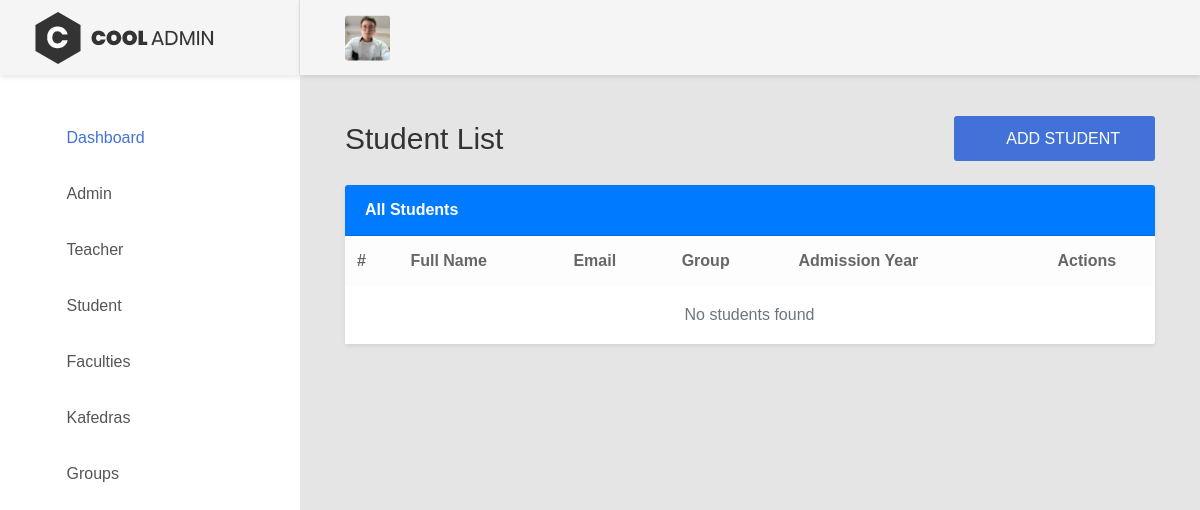
Page /dashboard/student/list/ on the earlier database version.
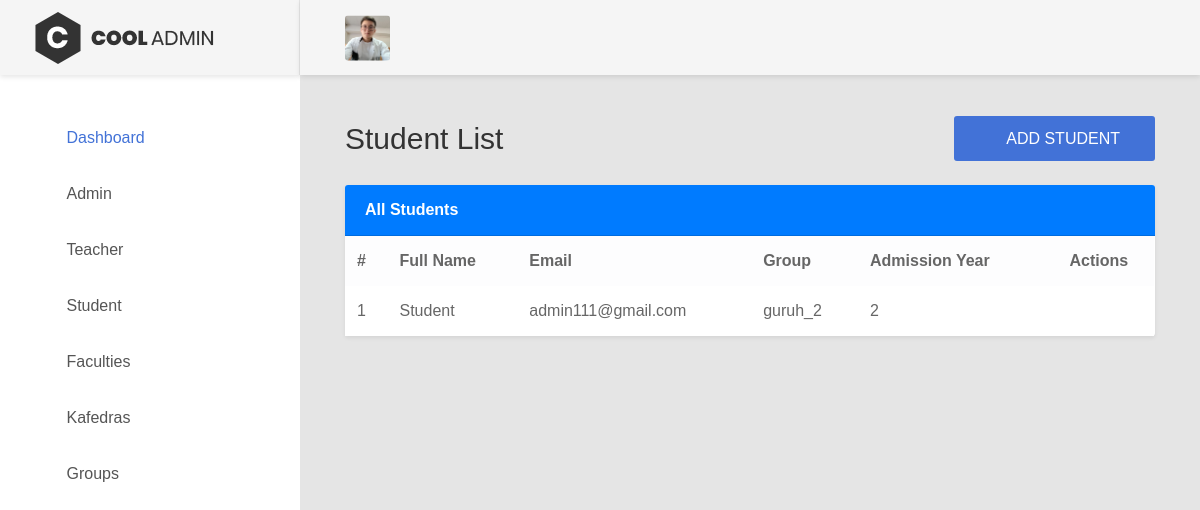
Same page on the later database version.
### unver/models.py (models this page shows, shortened)
class Students(models.Model):
    user = models.OneToOneField('Users', on_delete=models.CASCADE)
    group = models.ForeignKey(Groups, on_delete=models.CASCADE)
    admission_year = models.IntegerField()
    class Meta:
        managed = True
        db_table = 'Students'

class Users(AbstractBaseUser, PermissionsMixin):
    username = models.CharField(max_length=150, unique=True)
    full_name = models.CharField(max_length=255)
    email = models.EmailField(null=True, blank=True)
    role = models.ForeignKey('Roles', on_delete=models.SET_NULL, null=True, blank=True)
    is_active = models.BooleanField(default=True)
    is_staff = models.BooleanField(default=False)
    date_joined = models.DateTimeField(auto_now_add=True)
    USERNAME_FIELD = 'username'
    REQUIRED_FIELDS = ['full_name']
    objects = CustomUserManager()
    class Meta:
        db_table = 'Users'
        managed = True

class Groups(models.Model):
    name = models.TextField()
    faculty = models.ForeignKey(Faculty, on_delete=models.CASCADE)
    kafedra = models.ForeignKey('Kafedra', on_delete=models.CASCADE)
    class Meta:
        managed = True
        db_table = 'Groups'

### unver/views/admin_views.py (the view)
# urls.py: path('student/list/',admin_student_list,name='student_list'),
def admin_student_list(request):
    students = Students.objects.all()
    return render(request,'admin/student/list.html',{'students':students})

### templates/admin/student/list.html
{% extends 'admin/base.html' %}
{% load static %}
{% block content %}
<div class="page-container">
    {% include 'admin/userbar.html' %}
    <div class="main-content">
        <div class="section__content section__content--p30">
            <div class="container-fluid">
                <div class="overview-wrap mb-4">
                    <h2 class="title-1">Student List</h2>
                    <a class="au-btn au-btn-icon au-btn--blue" href="{% url 'student_create' %}">
                        <i class="zmdi zmdi-plus"></i>Add Student
                    </a>
                </div>
                <div class="card shadow-sm border-0">
                    <div class="card-header bg-primary text-white">
                        <strong>All Students</strong>
                    </div>
                    <div class="card-body p-0">
                        <div class="table-responsive">
                            <table class="table table-borderless table-striped table-hover mb-0">
                                <thead class="table-light">
                                    <tr>
                                        <th>#</th>
                                        <th>Full Name</th>
                                        <th>Email</th>
                                        <th>Group</th>
                                        <th>Admission Year</th>
                                        <th class="text-center">Actions</th>
                                    </tr>
                                </thead>
                                <tbody>
                                    {% for s in students %}
                                        <tr>
                                            <td>{{ forloop.counter }}</td>
                                            <td>{{ s.user.full_name }}</td>
                                            <td>{{ s.user.email }}</td>
                                            <td>{{ s.group.name }}</td>
                                            <td>{{ s.admission_year }}</td>
                                            <td class="text-center">
                                                <a class="item mx-2 text-warning" href="{% url 'student_edit' pk=s.id %}" title="Edit">
                                                    <i class="zmdi zmdi-edit"></i>
                                                </a>
                                                <a class="item mx-2 text-danger" href="{% url 'student_delete' pk=s.id %}" title="Delete">
                                                    <i class="zmdi zmdi-delete"></i>
                                                </a>
                                            </td>
                                        </tr>
                                    {% empty %}
                                        <tr><td colspan="6" class="text-center text-muted py-3">No students found</td></tr>
                                    {% endfor %}
                                </tbody>
                            </table>
                        </div>
                    </div>
                </div>
            </div>
        </div>
    </div>
</div>
{% endblock %}

Differences in the rows shown:
added Students: user.full_name "Student", user.email "admin111@gmail.com", group.name "guruh_2", admission_year "2"
Other differences:
text no longer shown: "No students found"
